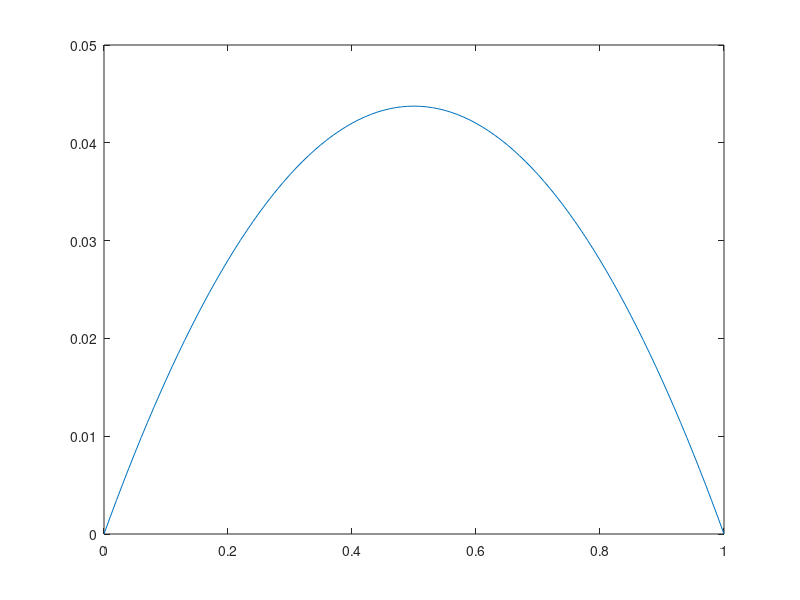

Recreate this plot in MATLAB.
fs =2000;
Ts = 1/fs;
Vd =280;
L = 0.1;


ILmax = Ts*Vd/(8*L);
D = 0:0.01:1;
IL = ILmax*D.*(1-D);
plot(D,IL);

L = 0.1;
C = 150e-6;
wc = 1/(2*pi*sqrt(L*C));